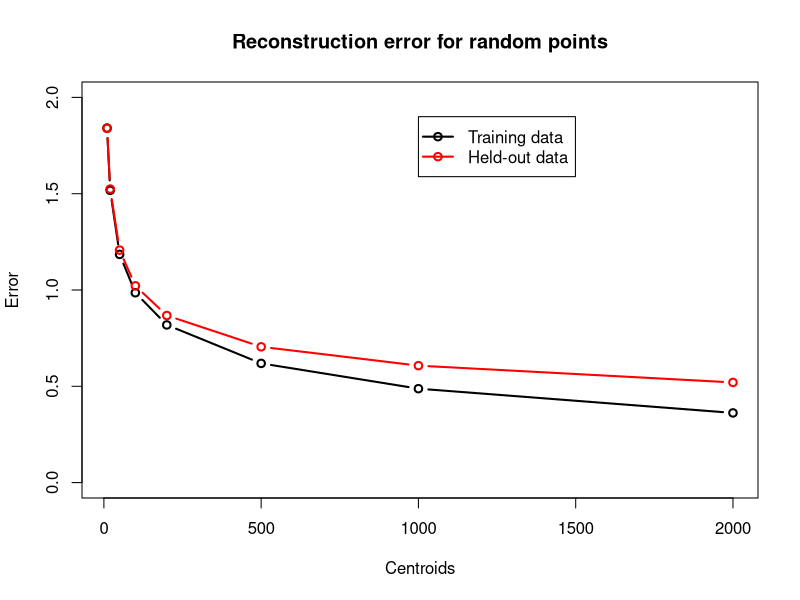

Reproduce this figure in R. (Note: this script raises an error after producing the figure.)
### fixed seed to allow repeatable results
set.seed(63)

### Original driver data. This will force our final results to be constrained
### to a 3-dimensional manifold
dim = 4
hidden = 10
embed = 15
raw.train = matrix(rnorm(dim*10000), ncol=dim, nrow=10000)
raw.test = matrix(rnorm(dim*10000), ncol=dim)

### Transformation to final data. This is a simple neural network kind of thing.
w1 = matrix(rnorm(dim*hidden), nrow=dim)
w2 = matrix(rnorm(hidden*embed), nrow=hidden)

sig = function(x) {1/(1+exp(-x)) - 0.5}
xform = function(input, w1, w2) {
    sig(input %*% w1) %*% w2
}

### The final data is 8 dimensional, but only looks complicated
train.data = xform(raw.train, w1, w2)
test.data = xform(raw.test, w1, w2)

### The encoder simply finds the nearest centroids
closest = function(v, k) {
    distances = rowSums(k$centers^2) + sum(v^2) - 2 * k$centers %*% v
    close = min(distances)
    which(distances == close)
}

encode = function(data, k) {
    apply(data, 1, function(v){closest(v, k)})
}

decode = function(kx, k) {
    as.matrix(k$centers[kx,])
}

reconstruction.error = function(data, k) {
    mean(sqrt(rowSums((data - decode(encode(data, k), k))^2)))
}

k.10 = kmeans(train.data, centers=10, nstart=10, iter.max=50)
k.20 = kmeans(train.data, centers=20, nstart=10, iter.max=50)
k.50 = kmeans(train.data, centers=50, nstart=10, iter.max=50)
k.100 = kmeans(train.data, centers=100, nstart=10, iter.max=50)
k.200 = kmeans(train.data, centers=200, nstart=10, iter.max=50)
k.500 = kmeans(train.data, centers=500, nstart=10, iter.max=50)
k.1000 = kmeans(train.data, centers=1000, nstart=5, iter.max=50)
k.2000 = kmeans(train.data, centers=2000, nstart=3, iter.max=50)

x.10 = reconstruction.error(train.data, k.10)
x.20 = reconstruction.error(train.data, k.20)
x.50 = reconstruction.error(train.data, k.50)
x.100 = reconstruction.error(train.data, k.100)
x.200 = reconstruction.error(train.data, k.200)
x.500 = reconstruction.error(train.data, k.500)
x.1000 = reconstruction.error(train.data, k.1000)
x.2000 = reconstruction.error(train.data, k.2000)

y.10 = reconstruction.error(test.data, k.10)
y.20 = reconstruction.error(test.data, k.20)
y.50 = reconstruction.error(test.data, k.50)
y.100 = reconstruction.error(test.data, k.100)
y.200 = reconstruction.error(test.data, k.200)
y.500 = reconstruction.error(test.data, k.500)
y.1000 = reconstruction.error(test.data, k.1000)
y.2000 = reconstruction.error(test.data, k.2000)

pdf(file="points.pdf", width=5, height=5)
plot(c(10,20,50,100,200,500,1000, 2000), 
     c(x.10, x.20, x.50, x.100, x.200, x.500, x.1000, x.2000),
     ylab="Error", xlab="Centroids", type='b',
     ylim=c(0,2), lwd=2,
     main="Reconstruction error for random points"
     )
    

lines(c(10,20,50,100,200,500,1000,2000), 
      c(y.10, y.20,  y.50,  y.100,  y.200,  y.500,  y.1000,  y.2000),
      col='red', lwd=2, type='b')

legend(1000, 1.9, legend=c("Training data", "Held-out data"), col=c("black", "red"), pch=21, lwd=2)
dev.off()

plot(inv~exp(log(n)*0.33333),x,type='b', xlab="k", ylab="1/error", main="Error is approximately cube root of k",
     lwd=2, ylim=c(0,3), xlim=c(0,13))
abline(lm(inv ~ rootK, x[1:4,]), lty=3)
